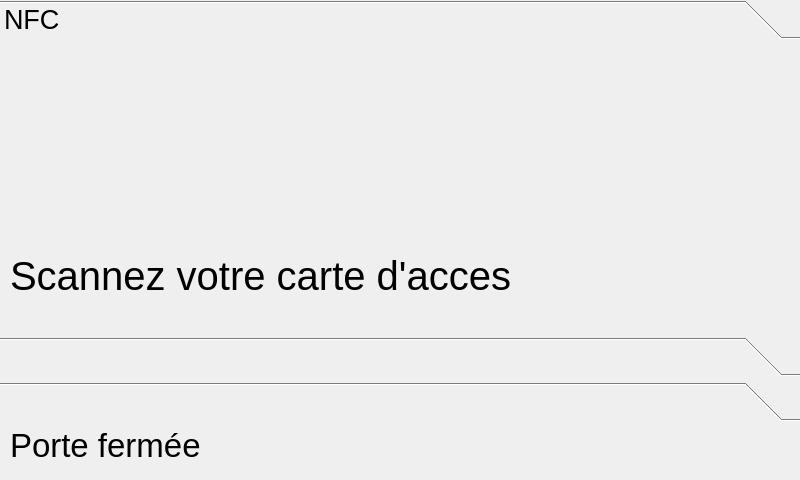
<?xml version="1.0" encoding="UTF-8"?>
<ui version="4.0">
 <class>MainWindow</class>
 <widget class="QMainWindow" name="MainWindow">
  <property name="enabled">
   <bool>true</bool>
  </property>
  <property name="geometry">
   <rect>
    <x>0</x>
    <y>0</y>
    <width>800</width>
    <height>480</height>
   </rect>
  </property>
  <property name="sizePolicy">
   <sizepolicy hsizetype="Preferred" vsizetype="Preferred">
    <horstretch>0</horstretch>
    <verstretch>0</verstretch>
   </sizepolicy>
  </property>
  <property name="windowTitle">
   <string>Accessocampus</string>
  </property>
  <widget class="QWidget" name="centralwidget">
   <widget class="QToolBox" name="toolBox">
    <property name="enabled">
     <bool>true</bool>
    </property>
    <property name="geometry">
     <rect>
      <x>0</x>
      <y>0</y>
      <width>801</width>
      <height>421</height>
     </rect>
    </property>
    <property name="font">
     <font>
      <pointsize>20</pointsize>
     </font>
    </property>
    <property name="layoutDirection">
     <enum>Qt::LeftToRight</enum>
    </property>
    <property name="frameShadow">
     <enum>QFrame::Plain</enum>
    </property>
    <property name="currentIndex">
     <number>0</number>
    </property>
    <property name="tabSpacing">
     <number>6</number>
    </property>
    <widget class="QWidget" name="page">
     <property name="geometry">
      <rect>
       <x>0</x>
       <y>0</y>
       <width>801</width>
       <height>280</height>
      </rect>
     </property>
     <attribute name="label">
      <string>NFC</string>
     </attribute>
     <widget class="QLabel" name="label_scannez_carte">
      <property name="geometry">
       <rect>
        <x>10</x>
        <y>180</y>
        <width>781</width>
        <height>101</height>
       </rect>
      </property>
      <property name="font">
       <font>
        <pointsize>30</pointsize>
       </font>
      </property>
      <property name="text">
       <string>Scannez votre carte d'acces</string>
      </property>
     </widget>
     <widget class="QLabel" name="label_logo">
      <property name="geometry">
       <rect>
        <x>0</x>
        <y>0</y>
        <width>801</width>
        <height>171</height>
       </rect>
      </property>
      <property name="text">
       <string/>
      </property>
      <property name="pixmap">
       <pixmap resource="accessocampus_GUI.qrc">:/images/accessocampus_ressources/neocampus_logo.png</pixmap>
      </property>
      <property name="scaledContents">
       <bool>true</bool>
      </property>
     </widget>
    </widget>
    <widget class="QWidget" name="page_2">
     <property name="geometry">
      <rect>
       <x>0</x>
       <y>0</y>
       <width>801</width>
       <height>280</height>
      </rect>
     </property>
     <attribute name="label">
      <string/>
     </attribute>
     <widget class="QLabel" name="label_code_acces">
      <property name="geometry">
       <rect>
        <x>10</x>
        <y>0</y>
        <width>781</width>
        <height>71</height>
       </rect>
      </property>
      <property name="font">
       <font>
        <pointsize>30</pointsize>
       </font>
      </property>
      <property name="text">
       <string>Entrez Code d'acces</string>
      </property>
     </widget>
     <widget class="QWidget" name="horizontalLayoutWidget">
      <property name="geometry">
       <rect>
        <x>120</x>
        <y>80</y>
        <width>541</width>
        <height>61</height>
       </rect>
      </property>
      <layout class="QHBoxLayout" name="horizontalLayout">
       <item>
        <widget class="QPushButton" name="pushButton_dig_1">
         <property name="text">
          <string>1</string>
         </property>
        </widget>
       </item>
       <item>
        <widget class="QPushButton" name="pushButton_dig_2">
         <property name="text">
          <string>2</string>
         </property>
        </widget>
       </item>
       <item>
        <widget class="QPushButton" name="pushButton_dig_3">
         <property name="text">
          <string>3</string>
         </property>
        </widget>
       </item>
       <item>
        <widget class="QPushButton" name="pushButton_dig_4">
         <property name="text">
          <string>4</string>
         </property>
        </widget>
       </item>
       <item>
        <widget class="QPushButton" name="pushButton_dig_5">
         <property name="text">
          <string>5</string>
         </property>
        </widget>
       </item>
      </layout>
     </widget>
     <widget class="QWidget" name="horizontalLayoutWidget_2">
      <property name="geometry">
       <rect>
        <x>120</x>
        <y>150</y>
        <width>541</width>
        <height>61</height>
       </rect>
      </property>
      <layout class="QHBoxLayout" name="horizontalLayout_2">
       <item>
        <widget class="QPushButton" name="pushButton_dig_6">
         <property name="text">
          <string>6</string>
         </property>
        </widget>
       </item>
       <item>
        <widget class="QPushButton" name="pushButton_dig_7">
         <property name="text">
          <string>7</string>
         </property>
        </widget>
       </item>
       <item>
        <widget class="QPushButton" name="pushButton_dig_8">
         <property name="text">
          <string>8</string>
         </property>
        </widget>
       </item>
       <item>
        <widget class="QPushButton" name="pushButton_dig_9">
         <property name="text">
          <string>9</string>
         </property>
        </widget>
       </item>
       <item>
        <widget class="QPushButton" name="pushButton_dig_0">
         <property name="text">
          <string>0</string>
         </property>
        </widget>
       </item>
      </layout>
     </widget>
     <widget class="QPushButton" name="pushButton_dig_val">
      <property name="geometry">
       <rect>
        <x>270</x>
        <y>220</y>
        <width>121</width>
        <height>61</height>
       </rect>
      </property>
      <property name="text">
       <string>Valider</string>
      </property>
     </widget>
     <widget class="QPushButton" name="pushButton_dig_val_2">
      <property name="geometry">
       <rect>
        <x>400</x>
        <y>220</y>
        <width>121</width>
        <height>61</height>
       </rect>
      </property>
      <property name="text">
       <string>Annuler</string>
      </property>
     </widget>
    </widget>
    <widget class="QWidget" name="page_3">
     <property name="geometry">
      <rect>
       <x>0</x>
       <y>0</y>
       <width>801</width>
       <height>280</height>
      </rect>
     </property>
     <attribute name="label">
      <string/>
     </attribute>
     <widget class="QLabel" name="label_cam_img">
      <property name="geometry">
       <rect>
        <x>220</x>
        <y>10</y>
        <width>360</width>
        <height>240</height>
       </rect>
      </property>
      <property name="text">
       <string/>
      </property>
     </widget>
    </widget>
   </widget>
   <widget class="QLabel" name="label_statut_porte">
    <property name="geometry">
     <rect>
      <x>10</x>
      <y>430</y>
      <width>781</width>
      <height>31</height>
     </rect>
    </property>
    <property name="font">
     <font>
      <pointsize>25</pointsize>
     </font>
    </property>
    <property name="text">
     <string>Porte fermée</string>
    </property>
   </widget>
  </widget>
 </widget>
 <resources>
  <include location="accessocampus_GUI.qrc"/>
 </resources>
 <connections/>
</ui>
